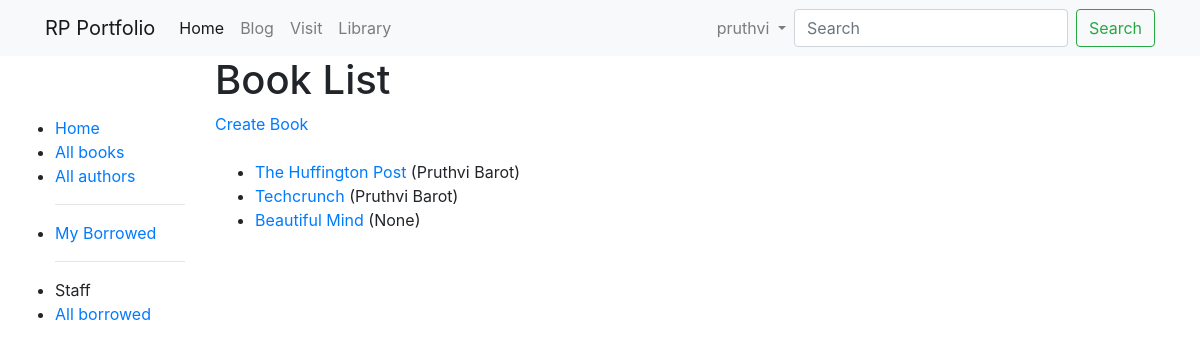
Screenshot of /library/books/ (signed in) with the database file from the repository.
### library/models.py (models this page shows, shortened)
class Book(models.Model):
    title = models.CharField(max_length=200)
    author = models.ForeignKey('Author', on_delete=models.SET_NULL, null=True)
    summary = models.TextField(max_length=1000, help_text='Enter a brief description of the book')
    isbn = models.CharField('ISBN', max_length=13, help_text='13 Character <a href="https://www.isbn-international.org/content/what-isbn">ISBN number</a>')
    genre = models.ManyToManyField(Genre, help_text='Select a genre for this book')
    language = models.ForeignKey('Language', on_delete=models.SET_NULL, null=True)
    def display_genre(self):
        """Creates a string for the Genre. This is required to display genre in Admin."""
        return ', '.join([genre.name for genre in self.genre.all()[:3]])
    display_genre.short_description = 'Genre'
    def get_absolute_url(self):
        return reverse('book-detail', args=[str(self.id)])

class Author(models.Model):
    first_name = models.CharField(max_length=100)
    last_name = models.CharField(max_length=100)
    date_of_birth = models.DateField(null=True, blank=True)
    date_of_death = models.DateField('Died', null=True, blank=True)
    class Meta:
        ordering = ['last_name']
    def __str__(self):
        return f'{self.first_name} {self.last_name}'

### library/views.py (the view)
# urls.py: path('books/',views.BookListView.as_view(),name="books"),
class BookListView(generic.ListView):
	model = Book
	queryset = Book.objects.all()
	template_name = 'book_list.html'  # Specify your own template name/location
	paginate_by = 10

### library/templates/book_list.html
{% extends "base_generic.html" %}
{% block content %}
  <h1>Book List</h1>
  <a href="{% url 'book_create' %}">Create Book</a>
  <br/><br/>
  {% if book_list %}
  <ul>
    {% for book in book_list %}
      <li>
        <a href="{{ book.get_absolute_url }}">{{ book.title }}</a> ({{book.author}})
      </li>
    {% endfor %}
  </ul>
  {% else %}
    <p>There are no books in the library.</p>
  {% endif %}
{% endblock %}

### personal_portfolio/templates/base.html (shortened to what this page needs)
<!DOCTYPE html>
<html lang="en">
<head>
</head>
<body>
<link rel="stylesheet" href="https://stackpath.bootstrapcdn.com/bootstrap/4.1.3/css/bootstrap.min.css">
<nav class="navbar navbar-expand-lg navbar-light bg-light">
    <div class="container">
        <a class="navbar-brand" href="{% url 'project_index' %}">RP Portfolio</a>
        <div class="collapse navbar-collapse" id="navbarSupportedContent">
          <ul class="navbar-nav mr-auto">
            <li class="nav-item active">
              <a class="nav-link" href="{% url 'project_index' %}">Home</a>
            </li>
            <li class="nav-item">
              <a class="nav-link" href="{% url 'blog_index' %}">Blog</a>
            </li>
            <li class="nav-item">
              <a class="nav-link" href="{% url 'visit_index' %}">Visit</a>
            </li>
            <li class="nav-item">
              <a class="nav-link" href="{% url 'index' %}">Library</a>
            </li>
          </ul>
          <ul class="nav navbar-nav navbar-right">
            <li class="nav-item dropdown">
            <a class="nav-link dropdown-toggle" href="#" id="navbarDropdownMenuLink" data-toggle="dropdown" aria-haspopup="true" aria-expanded="false">
              {% if user.is_authenticated %}
              {{ user.get_username }}
              {% else %}
              Login or SignUp
              {% endif %}
            </a>
          </li>
          </ul>
          <form class="form-inline my-2 my-lg-0" action='/search/'>
      <input class="form-control mr-sm-2" type="search" placeholder="Search" name='q' aria-label="Search">
      <button class="btn btn-outline-success my-2 my-sm-0" type="submit">Search</button>
    </form>
        </div>
    </div>
</nav>
<div class="container-fluid">
<div class="row">
  <div class="col-md-2" style="margin-top: 5%;">
    {% block sidebar %}{% endblock %}
  </div>
  <div class="col-md-6">
  {% block content %}
  {% endblock %}
</div>
      <div class="col-sm-10 ">
      </div>
</div>
</div>
</body>
</html>

### rows the page displays
Book: title "The Huffington Post", author "Pruthvi Barot"
Book: title "Techcrunch", author "Pruthvi Barot"
Book: title "Beautiful Mind", author "None"

### other values shown
{{ user.get_username }} "pruthvi"
